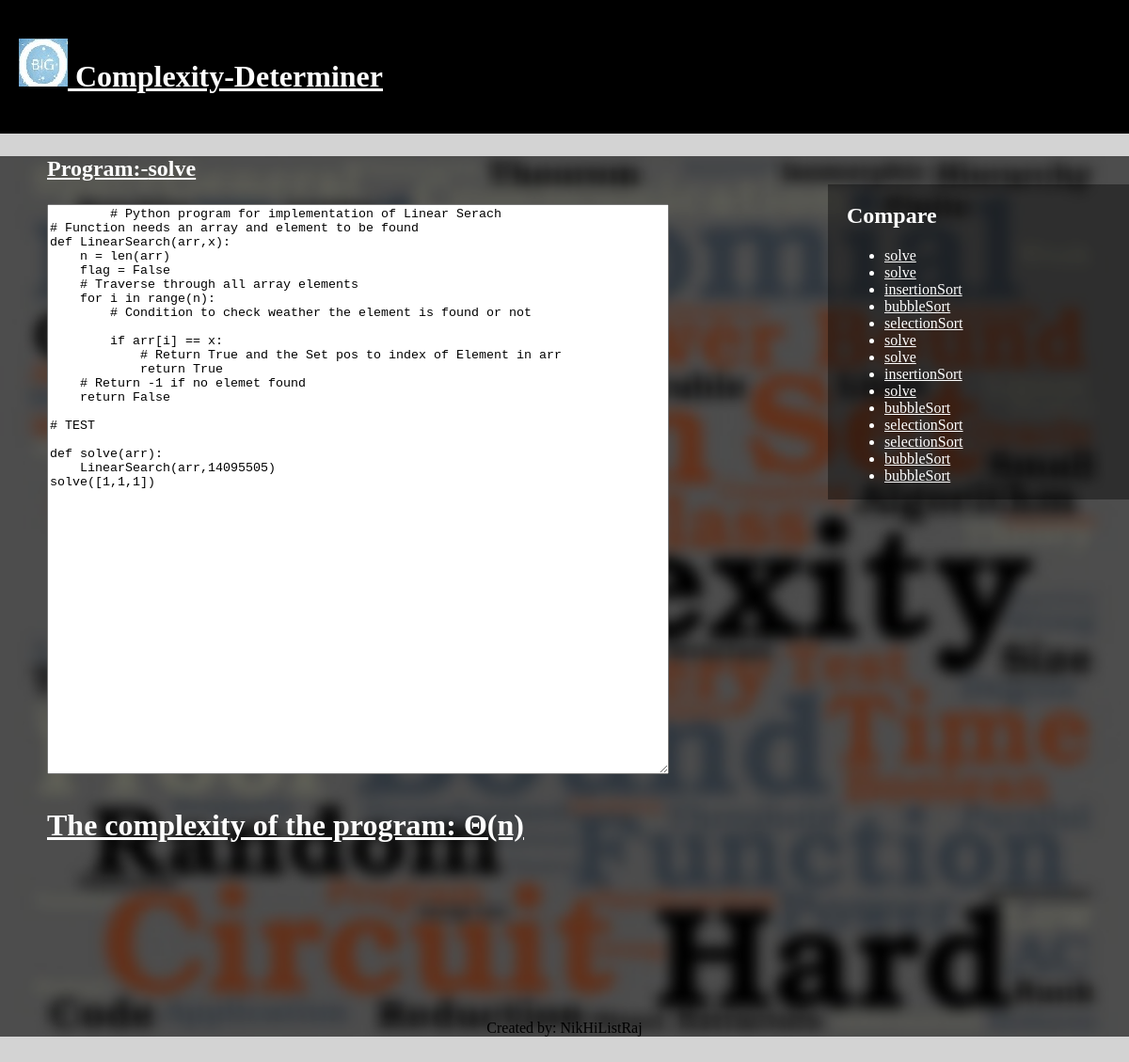
The page /compx/compxdet/1 on the database its author committed.
### compx/models.py (models this page shows, shortened)
class ModelWithFileField(models.Model):
    fname_field = models.CharField(max_length=30,default='solve')
    code_field = models.TextField(default="not found")
    complexity_field = models.CharField(max_length=30,default='logarithmic')
    complexity_key = models.CharField(max_length=30,default='exponential')
    time1_field = models.CharField(max_length=30, default='10')
    time2_field = models.CharField(max_length=30, default='20')
    time3_field = models.CharField(max_length=30, default='30')

### compx/views.py (the view)
# urls.py: path('compxdet/<int:pk>',compxdet.as_view(), name='compxdet'),
class compxdet(TemplateView):
    template_name = 'givecomp.html'
    model = ModelWithFileField
    def get(self, request, *args, **kwargs):
        instance = ModelWithFileField.objects.get(id=kwargs['pk'])
        instances = ModelWithFileField.objects.all()
        return render(request, self.template_name, {'instance':instance,'instances':instances})

### compx/templates/givecomp.html (shortened to what this page needs)
{% extends "basetemplate.html" %}
    {% block compSuccess %}
    <div class="editp rightpane">
    <h2>Compare</h2>
    <ul>
    {% for f in instances %}
    <li>
    <a href = "/compx/compxcompare/{{f.id}}/{{instance.id}}">
    {{f.fname_field}}</a>
    </li>
    {% endfor %}
    </ul>
    </div>
    <div class="container">
            <h2><p style="color:#ffffff" class="fw-light"><span style="text-decoration:underline;"  >
        Program:-{{instance.fname_field}} </p></h2>
        <textarea readonly="readonly"  rows="40" cols="80">
        {{instance.code_field}}
        </textarea>
        <br>
        {% if instance.complexity_field == "1" %}
            <h1><p style="color:#ffffff" class="fw-light"><span style="text-decoration:underline;"  >
        The complexity of the program: &#920(log<sub>2</sub>n) <p></h1>
        {% elif instance.complexity_field == "2" %}
            <h1><p style="color:#ffffff" class="fw-light"><span style="text-decoration:underline;"  >
        The complexity of the program: &#920(n) </h1>
        {% elif instance.complexity_field == "3" %}
            <h1><p style="color:#ffffff" class="fw-light"><span style="text-decoration:underline;"  >
        The complexity of the program: &#920(nlog<sub>2</sub>n) </h1>
        {% elif instance.complexity_field == "4" %}
            <h1><p style="color:#ffffff" class="fw-light"><span style="text-decoration:underline;"  >
        The complexity of the program: &#920(n<sup>2</sup>) </h1>
        {% elif instance.complexity_field == "5" %}
            <h1><p style="color:#ffffff" class="fw-light"><span style="text-decoration:underline;"  >
        The complexity of the program: &#920(n<sup>2</sup>lgn) </h1>
        {% elif instance.complexity_field == "6" %}
            <h1><p style="color:#ffffff" class="fw-light"><span style="text-decoration:underline;"  >
        The complexity of the program: &#920(n<sup>2</sup>lgn) </h1>
        {% elif instance.complexity_field == "7" %}
            <h1><p style="color:#ffffff" class="fw-light"><span style="text-decoration:underline;"  >
        The complexity of the program: &#920(n<sup>3</sup>) </h1>
        {% elif instance.complexity_field == "8" %}
            <p style="color:#ffffff" class="fw-light"><span style="text-decoration:underline;"  >
        The complexity of the program: &#920(n<sup>4</sup>) </h1>
        {% else  %}
            <h1><p style="color:#ffffff" class="fw-light"><span style="text-decoration:underline;"  >
        The complexity of the program: &#920(exponential) </h1>
        {% endif  %}
        <br>
        <br>
    </div>
    {% endblock %}

### compx/static/css/homestyles.css (style rules this page uses)
body { background-color:lightgray; margin:0px; padding:0px; }
.editp { color:black; margin-top:30px; margin-bottom:10px; margin-left:30px; padding-left:20px; }
.container { padding-left:20px; margin-left:30px; margin-top:10px; }
.editp a { color:white; }

### compx/templates/givecomp.html (style rules this page uses)
.rightpane { width: 25%; height: 100%; position: relative; float: right; background-color: rgba(0,0,0, 0.4); border-collapse: collapse; color:#ffffff }

### rows shown on the page
ModelWithFileField: fname_field "solve", code_field "# Python program for implementation of Linear Serach # Function needs an array and element to be found def LinearSearch(arr,x): n = len(arr) flag = False # Traverse through all array elements for i in range(n): # Condition to check weather the element is found or not if arr[i] == x: # Return True and the Set pos to index of Element in arr return True # Return -1 if no elemet found return False # TEST def solve(arr): LinearSearch(arr,14095505) solve([1,1,1])"
ModelWithFileField: fname_field "solve"
ModelWithFileField: fname_field "insertionSort"
ModelWithFileField: fname_field "bubbleSort"
ModelWithFileField: fname_field "selectionSort"
ModelWithFileField: fname_field "solve"
ModelWithFileField: fname_field "solve"
ModelWithFileField: fname_field "insertionSort"
ModelWithFileField: fname_field "solve"
ModelWithFileField: fname_field "bubbleSort"
ModelWithFileField: fname_field "selectionSort"
ModelWithFileField: fname_field "selectionSort"
ModelWithFileField: fname_field "bubbleSort"
ModelWithFileField: fname_field "bubbleSort"
